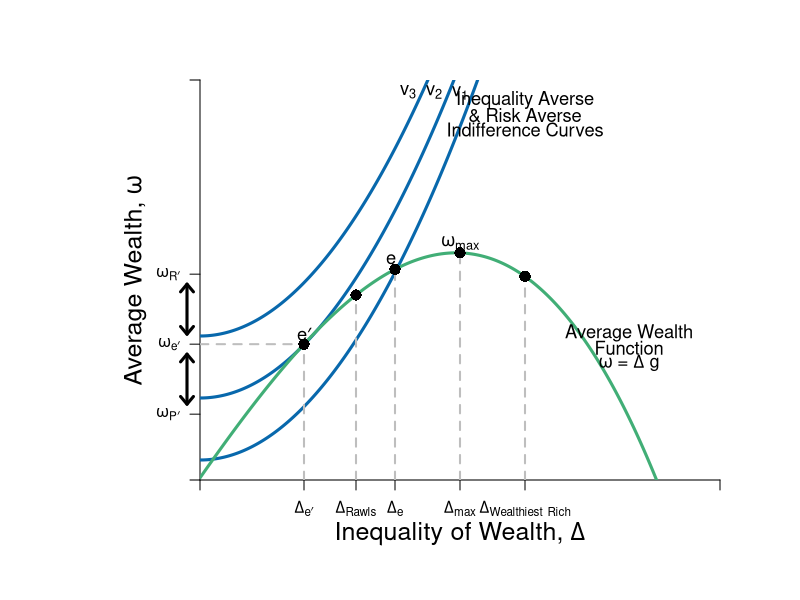

This chart was generated by the following R code:
#Graph Designer: Simon Halliday & Riley Boeth '17
#Authors: Bowles, Foley and Halliday
#Title: Coordination, Conflict and Competition: A Text in Microeconomics

library(shape)
pdf(file = "risk/risks_inequality_ineq.pdf", width = 10, height = 8)

#Set parameters for graphics
axislabelsize <- 1.5
labelsize <- 1.1
graphlinewidth <- 3
segmentlinewidth <- 2

COL <- c("#7fc97f", "#beaed4", "#fdc086", "#ffff99", "#386cb0", "#f0027f", "#bf5b17", "#666666")
COLA <- c("#e0f3db", "#99d8c9","#66c2a4","#41ae76", "#238b45", "#005824")
COLB <- c("#c6dbef", "#4eb3d3", "#2b8cbe", "#0868ac","#084081")
COLC <- c("#fcfbfd", "#efedf5", "#dadaeb", "#bcbddc", "#9e9ac8", "#807dba", "#6a51a3", "#54278f", "#3f007d")

#Edited the margins to cater for the larger LHS labels
par(mar =  c(6, 10, 4, 4))

#Indifference curves of a risk-averse homo economicus (2nd graph out of the two for 4.7)

indiffA <- function(x, ua = 2, slope = 1/12) {
  ua + slope*(x)^2
}

#Average wealth function 

avgwealth <- function(x){
  (1.08)*((-1/35)*(((-((.9)*x-36))^2))+36.8+((-1/10)*(x-4)+(-1/1000)*((x-3)^3)))
}

#Add limits on axes and levels of utility for each indifference curve
ylims <- c(0, 40)
xlims <- c(0, 40)

npts <- 501 
x <- seq(xlims[1], xlims[2], length.out = npts)
y <- seq(ylims[1], ylims[2], length.out = npts) 

plot(0, 0, xlim = xlims, ylim = ylims, type = "n",
     xlab = expression(paste("")),
     ylab = expression(paste("")), 
     xaxt = "n", 
     yaxt = "n", 
     cex.lab = axislabelsize, 
     bty = "n", 
     xaxs="i", 
     yaxs="i"
)

#x and y limits with plain axes without ticks/numbers to match previous graph

#ticksx <- seq(from = 0, to = xlims[2]+1, by = 4)
#xlabels <- seq(from = 0, to = xlims[2], by = 1)
ticksx <- c(xlims[1], 8, 12, 15, 20, 25, xlims[2])
xlabels <- c(NA, expression(paste(Delta[e*minute])), expression(paste(Delta[Rawls])), expression(paste(Delta[e])), expression(paste(Delta[max])), expression(paste(Delta, ""[Wealthiest], " "[Rich])), NA)
#ticksy <- seq(from = 0, to = ylims[2]+1, by = 4)
#ylabels <- seq(from = 0, to = ylims[2], by = 1)
ticksy <- c(ylims[1], avgwealth(8) - 7, avgwealth(8), avgwealth(8) + 7, ylims[2])
ylabels <- c(NA, expression(paste(omega[P*minute])), expression(paste(omega[e*minute])), expression(paste(omega[R*minute])), NA)
#text(-1, avgwealth(8)+7, expression(paste(omega, ""[R],"'")), xpd = TRUE, cex = labelsize)
#text(-1, avgwealth(8), expression(paste(omega, ""[e],"'")),  xpd = TRUE, cex = labelsize)
#text(-1, avgwealth(8)-7, expression(paste(omega, ""[P],"'")),  xpd = TRUE, cex = labelsize)


#text(8, -.9, expression(paste(Delta, ""[e],"`")),  xpd = TRUE,  cex = labelsize)
#text(12, -.9, expression(paste(Delta, ""[rawls])), xpd = TRUE, cex = labelsize)
#text(15, -.9, expression(paste(Delta, ""[e])),  xpd = TRUE,  cex = labelsize)
#text(20, -.9, expression(paste(Delta,""[max])),  xpd = TRUE,  cex = labelsize)
#text(25, -.9, expression(paste(Delta, ""[Wealthiest], " "[Rich])),  xpd = TRUE,  cex = labelsize)




axis(1,at = ticksx,  pos = 0, labels = xlabels)
axis(2,at = ticksy,  pos = 0, labels = ylabels, las = 1)

npts <- 500 
xx1 <- seq(xlims[1], xlims[2], length.out = npts)
xx2 <- seq(0, xlims[2], length.out = npts)
xx3 <- seq(xlims[1], 0, length.out = npts)
xx4 <- seq(-11, 0, length.out = npts)


lines(xx1, indiffA(xx1, ua = 2), col = COLB[4], lwd = graphlinewidth)
lines(xx1, indiffA(xx1, ua = 8.2), col = COLB[4], lwd = graphlinewidth)
lines(xx1, indiffA(xx1, ua = 14.4), col = COLB[4], lwd = graphlinewidth)
lines(xx1, avgwealth(xx1), col = COLA[4], lwd = graphlinewidth)


#Axis labels and draw linear utility function
mtext(expression(paste("Inequality of Wealth, ", Delta)), side = 1, line = 2.5, cex = axislabelsize)
text(-5, 0.5*ylims[2], expression(paste("Average Wealth, ",omega)), xpd = TRUE, cex = axislabelsize, srt = 90) 

#Label various points on line

text(8, avgwealth(8)+1, expression(paste(e*minute)), cex = labelsize)
segments(8, 0, 8, avgwealth(8), lty = 2, col = "gray", lwd = segmentlinewidth)
segments(0, avgwealth(8), 8, avgwealth(8), lty = 2, col = "gray", lwd = segmentlinewidth)
points(8, avgwealth(8), pch = 16, col = "black", cex = 1.5)

segments(25, 0, 25, avgwealth(25), lty = 2, col = "gray", lwd = segmentlinewidth)
points(25, avgwealth(25), pch = 16, col = "black", cex = 1.5)

text(20, avgwealth(20)+1, expression(paste(omega, ""[max])), cex = labelsize)
segments(20, 0, 20, avgwealth(20), lty = 2, col = "gray", lwd = segmentlinewidth)
points(20, avgwealth(20), pch = 16, col = "black", cex = 1.5)

text(14.7, avgwealth(15)+1, expression(paste("e")), cex = labelsize)
segments(15, 0, 15, avgwealth(15), lty = 2, col = "gray", lwd = segmentlinewidth)
points(15, avgwealth(15), pch = 16, col = "black", cex = 1.5)

segments(12, 0, 12, avgwealth(12), lty = 2, col = "gray", lwd = segmentlinewidth)
points(12, avgwealth(12), pch = 16, col = "black", cex = 1.5)

#Label relevant points on axes

#Add arrow beside y axis and points on axis

arrows(-1, avgwealth(8)+6, -1, avgwealth(8)+1, col = "black", code =3, arr.type = "simple", xpd = TRUE, length = 0.1, angle = 40, lwd = 3)
arrows(-1, avgwealth(8)-6, -1, avgwealth(8)-1, col = "black", code = 3, arr.type = "simple", xpd = TRUE, length = 0.1, angle = 40, lwd = 3)

#points(0, avgwealth(8)+7, pch = 16, col = "black", cex = 1.5, xpd = TRUE)
#points(0, avgwealth(8), pch = 16, col = "black", cex = 1.5,xpd = TRUE)
#points(0, avgwealth(8)-7, pch = 16, col = "black", cex = 1.5,xpd = TRUE)

#label the three indifference curves

text(20, indiffA(20)+3.355, expression(paste("v"[1])), xpd = TRUE, cex = labelsize)
text(18, indiffA(18)+9.8, expression(paste("v"[2])),  xpd = TRUE, cex = labelsize)
text(16, indiffA(16)+15.5, expression(paste("v"[3])),  xpd = TRUE, cex = labelsize)

#Label average wealth curve and indifference curves generally

text(33, avgwealth(30)+1.5, expression(paste("Average Wealth")), xpd = TRUE, cex = labelsize)
text(33, avgwealth(30), expression(paste("Function")), xpd = TRUE, cex = labelsize)
text(33, avgwealth(30)-1.5, expression(paste(omega, " = ",Delta," g")), xpd = TRUE, cex = labelsize)

text(25, 38, expression(paste("Inequality Averse")), xpd = TRUE, cex = labelsize)
text(25, 36.5, expression(paste("& Risk Averse")), xpd = TRUE, cex = labelsize)
text(25, 35, expression(paste("Indifference Curves")), xpd = TRUE, cex = labelsize)


dev.off()
